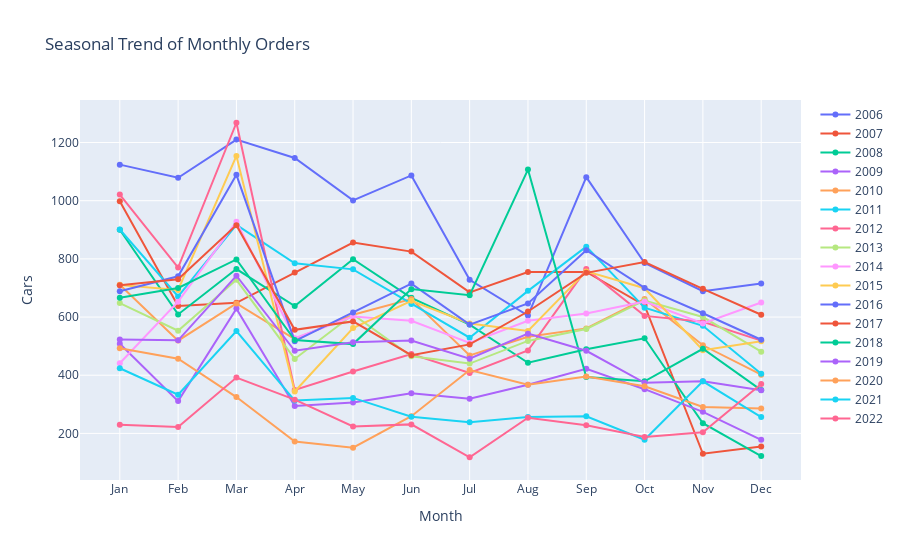

Source (notebook cell):
### Markdown cell above
### Seasonality

It is observed that there is an annual seasonality, with higher (median) demand values in March (following the FY closing)

### Code cell
import ipywidgets as widgets

#Generate a widget
widget = widgets.IntRangeSlider(value=[2006, 2022], min=2006, max=2022, step=1, description='Time Period:', 
        disabled=False, continuous_update=True, orientation='horizontal', readout=True, readout_format='d')
widget

#Prepare Data
years = widget.value
years = list(range(years[0],years[1]+1))
df['Year'] = df.index.year
df['Month_'] = [d.strftime('%b') for d in df.index]

#Draw Plot
fig = go.Figure()
for i,y in enumerate(years):
    if i<len(years):
        fig.add_trace(go.Scatter(
            x=df[df['Year']==years[i]].Month_.tolist(),
            y=df[df['Year']==years[i]].Orders.round(2).tolist(),
            name=str(years[i])))
fig.update_layout(title=go.layout.Title(text="Seasonal Trend of Monthly Orders"),
 xaxis=go.layout.XAxis(title=go.layout.xaxis.Title(text='Month')),
 yaxis=go.layout.YAxis(title=go.layout.yaxis.Title(text='Cars')))
   
fig.show()

df.drop(['Month_', 'Year'], axis=1, inplace=True)

### Figure 1 — Plotly figure (JSON) as saved in the notebook; plotly's stock layout.template omitted (floating-point values rounded to 4 significant figures)
{"data": [{"name": "2006", "type": "scatter", "x": ["Jan", "Feb", "Mar", "Apr", "May", "Jun", "Jul", "Aug", "Sep", "Oct", "Nov", "Dec"], "y": [1124, 1079, 1210, 1147, 1001, 1087, 728, 605, 1081, 786, 689, 715]}, {"name": "2007", "type": "scatter", "x": ["Jan", "Feb", "Mar", "Apr", "May", "Jun", "Jul", "Aug", "Sep", "Oct", "Nov", "Dec"], "y": [998, 638, 649, 753, 856, 825, 685, 755, 755, 640, 130, 155]}, {"name": "2008", "type": "scatter", "x": ["Jan", "Feb", "Mar", "Apr", "May", "Jun", "Jul", "Aug", "Sep", "Oct", "Nov", "Dec"], "y": [900, 609, 765, 638, 799, 666, 574, 443, 489, 527, 235, 122]}, {"name": "2009", "type": "scatter", "x": ["Jan", "Feb", "Mar", "Apr", "May", "Jun", "Jul", "Aug", "Sep", "Oct", "Nov", "Dec"], "y": [508, 311, 629, 294, 306, 338, 319, 367, 422, 352, 274, 178]}, {"name": "2010", "type": "scatter", "x": ["Jan", "Feb", "Mar", "Apr", "May", "Jun", "Jul", "Aug", "Sep", "Oct", "Nov", "Dec"], "y": [711, 519, 647, 524, 608, 662, 468, 532, 561, 662, 503, 402]}, {"name": "2011", "type": "scatter", "x": ["Jan", "Feb", "Mar", "Apr", "May", "Jun", "Jul", "Aug", "Sep", "Oct", "Nov", "Dec"], "y": [901, 671, 917, 785, 764, 645, 529, 690, 842, 632, 570, 405]}, {"name": "2012", "type": "scatter", "x": ["Jan", "Feb", "Mar", "Apr", "May", "Jun", "Jul", "Aug", "Sep", "Oct", "Nov", "Dec"], "y": [1021, 770, 1268, 349, 413, 473, 408, 485, 765, 604, 584, 519]}, {"name": "2013", "type": "scatter", "x": ["Jan", "Feb", "Mar", "Apr", "May", "Jun", "Jul", "Aug", "Sep", "Oct", "Nov", "Dec"], "y": [648, 553, 728, 456, 609, 465, 440, 518, 559, 657, 600, 481]}, {"name": "2014", "type": "scatter", "x": ["Jan", "Feb", "Mar", "Apr", "May", "Jun", "Jul", "Aug", "Sep", "Oct", "Nov", "Dec"], "y": [441, 653, 928, 527, 602, 587, 511, 587, 612, 653, 578, 650]}, {"name": "2015", "type": "scatter", "x": ["Jan", "Feb", "Mar", "Apr", "May", "Jun", "Jul", "Aug", "Sep", "Oct", "Nov", "Dec"], "y": [710, 693, 1154, 344, 562, 656, 578, 552, 757, 699, 486, 517]}, {"name": "2016", "type": "scatter", "x": ["Jan", "Feb", "Mar", "Apr", "May", "Jun", "Jul", "Aug", "Sep", "Oct", "Nov", "Dec"], "y": [689, 740, 1089, 517, 616, 715, 574, 647, 830, 700, 613, 522]}, {"name": "2017", "type": "scatter", "x": ["Jan", "Feb", "Mar", "Apr", "May", "Jun", "Jul", "Aug", "Sep", "Oct", "Nov", "Dec"], "y": [709, 730, 916, 556, 585, 469, 506, 619, 752, 789, 697, 608]}, {"name": "2018", "type": "scatter", "x": ["Jan", "Feb", "Mar", "Apr", "May", "Jun", "Jul", "Aug", "Sep", "Oct", "Nov", "Dec"], "y": [666, 700, 798, 521, 507, 696, 675, 1107, 394, 379, 491, 349]}, {"name": "2019", "type": "scatter", "x": ["Jan", "Feb", "Mar", "Apr", "May", "Jun", "Jul", "Aug", "Sep", "Oct", "Nov", "Dec"], "y": [523, 520, 742, 484, 513, 519, 457, 543, 484, 374, 379, 348]}, {"name": "2020", "type": "scatter", "x": ["Jan", "Feb", "Mar", "Apr", "May", "Jun", "Jul", "Aug", "Sep", "Oct", "Nov", "Dec"], "y": [493, 457, 325, 172, 151, 259, 418, 367, 396, 362, 291, 286]}, {"name": "2021", "type": "scatter", "x": ["Jan", "Feb", "Mar", "Apr", "May", "Jun", "Jul", "Aug", "Sep", "Oct", "Nov", "Dec"], "y": [424, 333, 552, 313, 322, 257, 238, 256, 259, 178, 379, 256]}, {"name": "2022", "type": "scatter", "x": ["Jan", "Feb", "Mar", "Apr", "May", "Jun", "Jul", "Aug", "Sep", "Oct", "Nov", "Dec"], "y": [230, 222, 392, 316, 224, 231, 118, 254, 228, 188, 204, 370]}], "layout": {"title": {"text": "Seasonal Trend of Monthly Orders"}, "xaxis": {"title": {"text": "Month"}}, "yaxis": {"title": {"text": "Cars"}}}}
